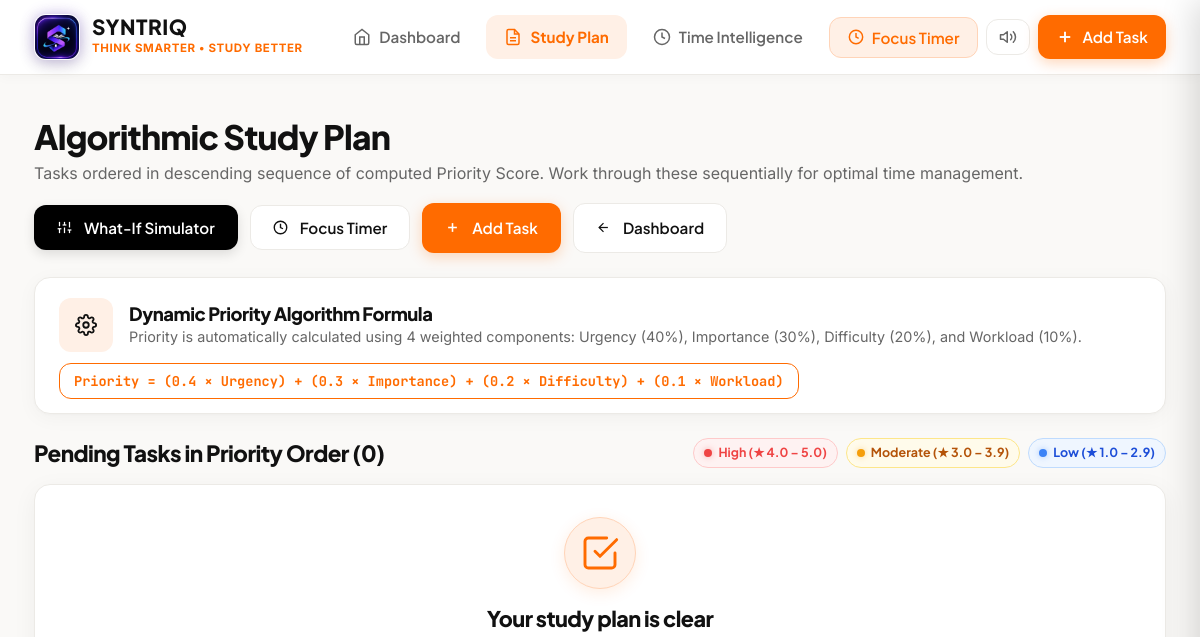
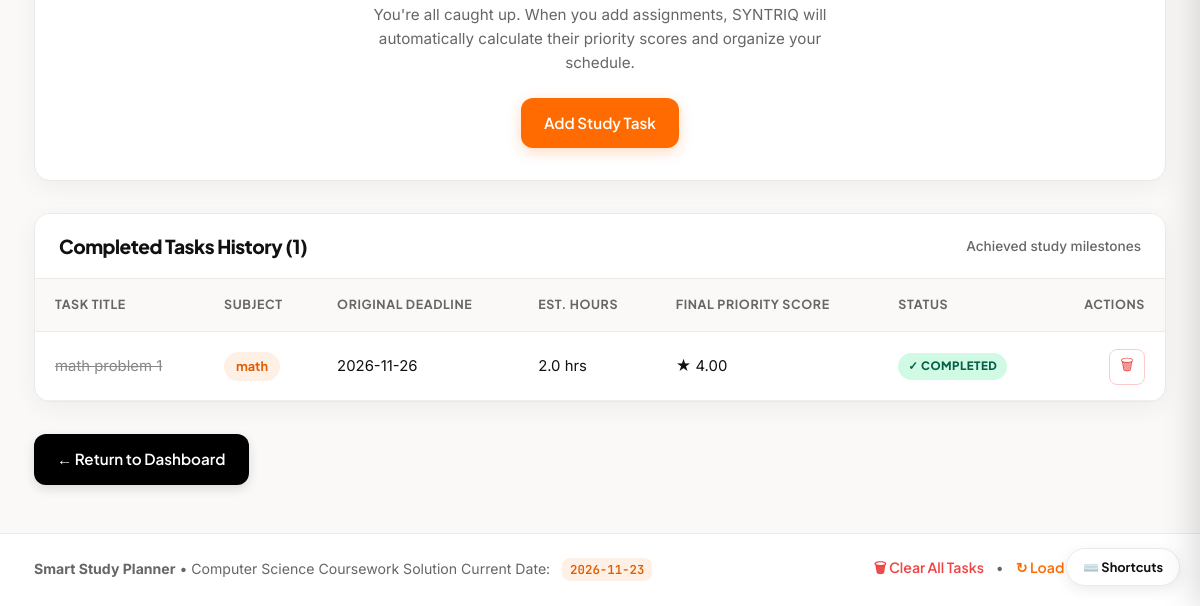
Before: /study-plan with the older database file (2 pictures, top to bottom).
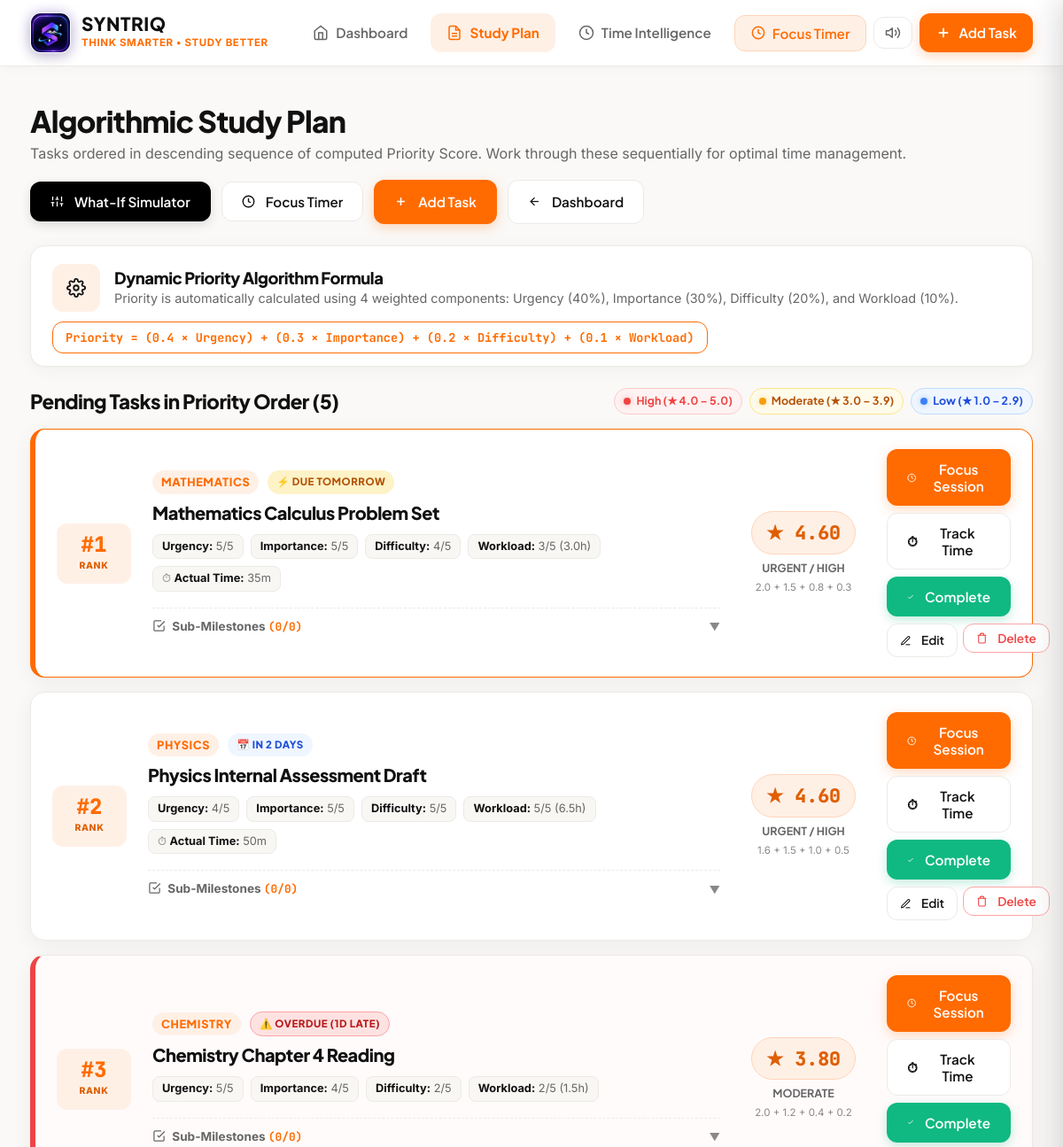
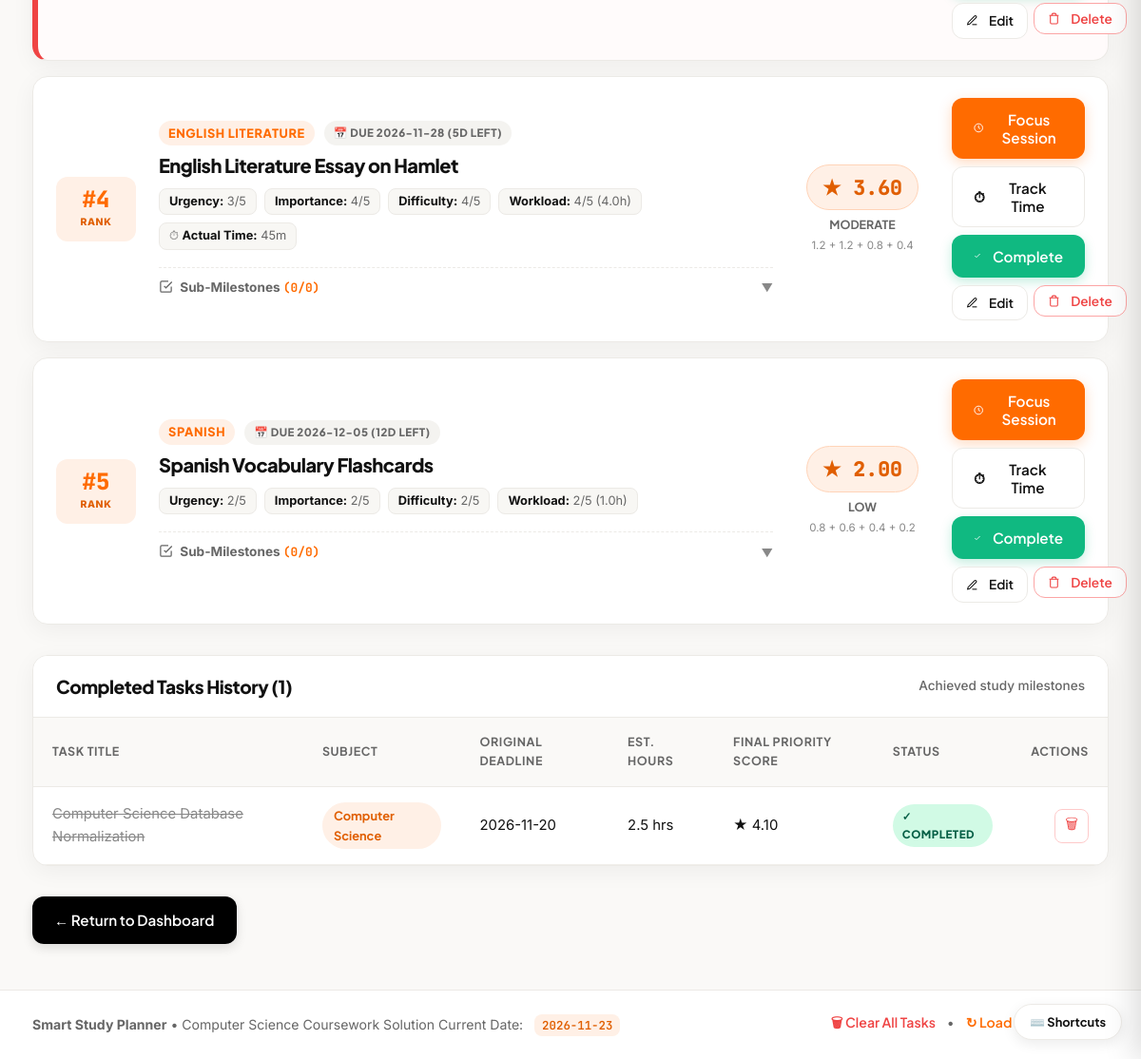
After: the same page with the newer database file (2 pictures, top to bottom).
### tables this page shows
CREATE TABLE "Tasks" (
                        Task_ID INTEGER PRIMARY KEY AUTOINCREMENT,
                        Task_Title TEXT NOT NULL,
                        Task_Subject TEXT NOT NULL,
                        Task_Deadline TEXT NOT NULL,
                        Task_Difficulty INTEGER NOT NULL CHECK (Task_Difficulty BETWEEN 1 AND 5),
                        Task_Importance INTEGER NOT NULL CHECK (Task_Importance BETWEEN 1 AND 5),
                        Estimated_Hours REAL DEFAULT NULL,
                        Target_Hours REAL DEFAULT NULL,
                        Total_Tracked_Seconds INTEGER NOT NULL DEFAULT 0,
                        Priority_Score REAL NOT NULL,
                        Task_Status TEXT NOT NULL DEFAULT 'Pending' CHECK (Task_Status IN ('Pending', 'Completed')),
                        First_Tracked_At TEXT DEFAULT NULL,
                        Completed_At TEXT DEFAULT NULL
                    );

### app.py (the view)
@app.route("/study-plan")
def study_plan():
    tasks = database.get_study_plan(get_db())
    completed_tasks = database.get_completed_tasks(get_db())
    return render_template(
        "study_plan.html",
        tasks=tasks,
        completed_tasks=completed_tasks
    )

### app.py (called while the page is built)
def get_db():
    return app.config.get("DB_FILE", DB_FILE)

@app.context_processor
def inject_today():
    today = date.today()
    try:
        active_session = database.get_active_session(get_db())
    except Exception:
        active_session = None
    return {
        "current_date": today,
        "active_session": active_session
    }

### database.py (called while the page is built)
def format_duration(seconds: Union[int, float, None]) -> str:
    if not seconds or seconds <= 0:
        return "0m"
    sec_int = int(seconds)
    m, s = divmod(sec_int, 60)
    h, m = divmod(m, 60)
    if h > 0:
        return f"{h}h {m}m" if m > 0 else f"{h}h"
    if m > 0:
        return f"{m}m {s}s" if s > 0 else f"{m}m"
    return f"{s}s"

def get_db_connection(db_path: str = DEFAULT_DB_PATH) -> sqlite3.Connection:
    conn = sqlite3.connect(db_path)
    conn.row_factory = sqlite3.Row
    conn.execute("PRAGMA foreign_keys = ON")
    return conn

### priority_calculator.py (called while the page is built)
def is_overdue(deadline: Union[str, date], current_date: date = None) -> bool:
    if current_date is None:
        current_date = date.today()
    deadline_date = parse_date(deadline)
    return deadline_date < current_date

### templates/study_plan.html (shortened to what the changed rows need)
{% extends "base.html" %}
{% block content %}
<div class="study-plan-page">
    <div class="page-header">
        <div class="header-intro">
            <h1 class="page-title">Algorithmic Study Plan</h1>
        </div>
    </div>
    <div class="prioritized-section">
        <div class="section-title-bar">
            <h2>Pending Tasks in Priority Order ({{ tasks|length }})</h2>
            <div class="priority-legend">
                <span class="legend-chip legend-high" title="Priority score 4.0 to 5.0">
                </span>
                <span class="legend-chip legend-mod" title="Priority score 3.0 to 3.9">
                </span>
                <span class="legend-chip legend-low" title="Priority score 1.0 to 2.9">
                </span>
            </div>
        </div>
        {% if tasks %}
        <div class="priority-list">
            {% for task in tasks %}
            <div class="priority-card {% if task.is_overdue %}card-overdue{% elif loop.index == 1 %}card-top-priority{% endif %}" style="--stagger: {{ loop.index0 }};">
                <div class="rank-col">
                    <span class="rank-number">#{{ loop.index }}</span>
                    <span class="rank-label">Rank</span>
                </div>
                <div class="task-details-col">
                    <div class="task-header-line">
                        <span class="subject-badge">{{ task.Task_Subject }}</span>
                        {% if task.is_overdue %}
                            <span class="badge badge-overdue">⚠️ OVERDUE ({{ task.days_remaining|abs }}d late)</span>
                        {% elif task.days_remaining == 0 %}
                            <span class="badge badge-urgent">🔥 DUE TODAY</span>
                        {% elif task.days_remaining == 1 %}
                            <span class="badge badge-warning">⚡ DUE TOMORROW</span>
                        {% elif task.days_remaining <= 3 %}
                            <span class="badge badge-info">📅 In {{ task.days_remaining }} days</span>
                        {% else %}
                            <span class="badge badge-neutral">📅 Due {{ task.Task_Deadline }} ({{ task.days_remaining }}d left)</span>
                        {% endif %}
                    </div>
                    <h3 class="task-heading">{{ task.Task_Title }}</h3>
                    <div class="factors-row">
                        <span class="factor-tag" title="Urgency based on days remaining">
                            <strong>Urgency:</strong> {{ task.urgency }}/5
                        </span>
                        <span class="factor-tag" title="Importance assigned by student">
                            <strong>Importance:</strong> {{ task.Task_Importance }}/5
                        </span>
                        <span class="factor-tag" title="Difficulty level">
                            <strong>Difficulty:</strong> {{ task.Task_Difficulty }}/5
                        </span>
                        <span class="factor-tag" title="Workload factor">
                            <strong>Workload:</strong> {{ task.workload }}/5 {% if task.Estimated_Hours %}({{ task.Estimated_Hours }}h){% else %}(Standard){% endif %}
                        </span>
                        {% if task.total_tracked_seconds > 0 %}
                        <span class="factor-tag tag-tracked" title="Verified real-time focus duration tracked for this task">
                            ⏱ <strong>Actual Time:</strong> {{ task.tracked_time_formatted }}
                        </span>
                        {% endif %}
                    </div>
                    <div class="subtasks-container">
                        <div class="subtasks-header" onclick="toggleSubtasksView({{ task.Task_ID }});">
                            <span class="subtasks-title">
                                <svg width="15" height="15" viewBox="0 0 24 24" fill="none" stroke="currentColor" stroke-width="2" style="vertical-align: -2px; margin-right: 4px;"><path d="M9 11l3 3L22 4"></path><path d="M21 12v7a2 2 0 0 1-2 2H5a2 2 0 0 1-2-2V5a2 2 0 0 1 2-2h11"></path></svg>
                                Sub-Milestones
                                <span class="subtask-counter" id="subtaskCounter-{{ task.Task_ID }}">
                                    ({{ task.subtasks|selectattr('Is_Completed')|list|length }}/{{ task.subtasks|length }})
                                </span>
                            </span>
                            <span class="subtasks-toggle-arrow" id="subtaskArrow-{{ task.Task_ID }}">▼</span>
                        </div>
                    </div>
                </div>
                <div class="score-col">
                    <span class="score-badge {{ task.badge_class }}">
                        ★ {{ "%.2f"|format(task.Priority_Score) }}
                    </span>
                    <span class="score-label">{{ task.priority_category }}</span>
                    <small class="score-math text-muted">
                        {{ "%.1f"|format(0.4 * task.urgency) }} + {{ "%.1f"|format(0.3 * task.Task_Importance) }} + {{ "%.1f"|format(0.2 * task.Task_Difficulty) }} + {{ "%.1f"|format(0.1 * task.workload) }}
                    </small>
                </div>
                <div class="actions-col">
                    <button type="button" class="btn btn-primary btn-block pomo-task-btn" onclick="openPomodoroForTask('{{ task.Task_Title|replace("'", "\\'") }}', '{{ task.Task_Subject|replace("'", "\\'") }}', {{ task.Task_ID }});" title="Start Focus Session">
                        <svg width="15" height="15" viewBox="0 0 24 24" fill="none" stroke="currentColor" stroke-width="2.2" style="vertical-align: -2px; margin-right: 4px;"><circle cx="12" cy="12" r="10"></circle><polyline points="12 6 12 12 16 14"></polyline></svg>
                        Focus Session
                    </button>
                    <button type="button" class="btn btn-outline btn-block track-task-btn track-btn-{{ task.Task_ID }}" onclick="toggleTimeTracking({{ task.Task_ID }});" title="Start / Stop Live Time Tracking">
                        ⏱ <span class="track-btn-text">Track Time</span>
                    </button>
                    <form action="{{ url_for('complete_task', task_id=task.Task_ID) }}" method="POST" onsubmit="triggerConfetti();">
                        <button type="submit" class="btn btn-success btn-block" title="Mark as Completed">
                            <svg width="14" height="14" viewBox="0 0 24 24" fill="none" stroke="currentColor" stroke-width="2.5" style="vertical-align: -2px; margin-right: 4px;"><polyline points="20 6 9 17 4 12"></polyline></svg>
                            Complete
                        </button>
                    </form>
                    <div class="secondary-actions">
                        <a href="{{ url_for('edit_task', task_id=task.Task_ID) }}" class="btn btn-sm btn-outline" title="Edit Task Details">
                            <svg width="13" height="13" viewBox="0 0 24 24" fill="none" stroke="currentColor" stroke-width="2" style="vertical-align: -1px; margin-right: 3px;"><path d="M12 20h9"></path><path d="M16.5 3.5a2.121 2.121 0 0 1 3 3L7 19l-4 1 1-4L16.5 3.5z"></path></svg>
                            Edit
                        </a>
                        <form action="{{ url_for('delete_task', task_id=task.Task_ID) }}" method="POST" onsubmit="return confirm('Delete \'{{ task.Task_Title|replace('\'', '\\\'') }}\'?');">
                            <button type="submit" class="btn btn-sm btn-outline-danger" title="Delete Task">
                                <svg width="13" height="13" viewBox="0 0 24 24" fill="none" stroke="currentColor" stroke-width="2" style="vertical-align: -1px; margin-right: 3px;"><polyline points="3 6 5 6 21 6"></polyline><path d="M19 6v14a2 2 0 0 1-2 2H7a2 2 0 0 1-2-2V6m3 0V4a2 2 0 0 1 2-2h4a2 2 0 0 1 2 2v2"></path></svg>
                                Delete
                            </button>
                        </form>
                    </div>
                </div>
            </div>
            {% endfor %}
        </div>
        {% else %}
        <div class="card empty-card">
            <div class="empty-state empty-state-compact">
                <div class="empty-state-icon-wrap">
                    <svg width="40" height="40" viewBox="0 0 24 24" fill="none" stroke="var(--primary)" stroke-width="1.75" stroke-linecap="round" stroke-linejoin="round">
                        <path d="M9 11l3 3L22 4"></path>
                        <path d="M21 12v7a2 2 0 0 1-2 2H5a2 2 0 0 1-2-2V5a2 2 0 0 1 2-2h11"></path>
                    </svg>
                </div>
                <h3>Your study plan is clear</h3>
                <p>You're all caught up. When you add assignments, SYNTRIQ will automatically calculate their priority scores and organize your schedule.</p>
                <a href="{{ url_for('add_task') }}" class="btn btn-primary">Add Study Task</a>
            </div>
        </div>
        {% endif %}
    </div>
    {% if completed_tasks %}
    <div class="card completed-section mt-4">
        <div class="card-body p-0">
            <div class="table-responsive">
                <table class="data-table">
                    <thead>
                        <tr>
                            <th>Task Title</th>
                            <th>Subject</th>
                            <th>Original Deadline</th>
                            <th>Est. Hours</th>
                            <th>Final Priority Score</th>
                            <th>Status</th>
                            <th style="text-align: right;">Actions</th>
                        </tr>
                    </thead>
                    <tbody>
                        {% for task in completed_tasks %}
                        <tr style="--stagger: {{ loop.index0 }};">
                            <td data-label="Task Title"><span class="task-completed-strikethrough">{{ task.Task_Title }}</span></td>
                            <td data-label="Subject"><span class="subject-tag">{{ task.Task_Subject }}</span></td>
                            <td data-label="Original Deadline">{{ task.Task_Deadline }}</td>
                            <td data-label="Est. Hours">{{ task.Estimated_Hours }} hrs</td>
                            <td data-label="Final Priority Score">★ {{ "%.2f"|format(task.Priority_Score) }}</td>
                            <td data-label="Status"><span class="badge badge-success">✓ Completed</span></td>
                            <td data-label="Actions" style="text-align: right;">
                                <form action="{{ url_for('delete_task', task_id=task.Task_ID) }}" method="POST" style="display:inline;" onsubmit="return confirm('Permanently delete this completed record?');">
                                    <button type="submit" class="btn-action btn-delete" title="Delete">🗑</button>
                                </form>
                            </td>
                        </tr>
                        {% endfor %}
                    </tbody>
                </table>
            </div>
        </div>
    </div>
    {% endif %}
</div>
{% endblock %}

Changed rows visible on the page:
removed Tasks: Task_Title "math problem 1", Task_Subject "math", Task_Deadline "2026-11-26", Estimated_Hours "2.0", Priority_Score "4.00", shown under "Completed Tasks History (1)"
added Tasks: Task_Subject "MATHEMATICS", shows "⚡ DUE TOMORROW", Task_Title "Mathematics Calculus Problem Set", urgency "5", Task_Importance "5", Task_Difficulty "4", workload "3", Estimated_Hours "3.0", tracked_time_formatted "35m", subtasks|selectattr "0", subtasks|length "0", Priority_Score "4.60", priority_category "URGENT / HIGH", urgency "2.0", 0.3*task.Task_Importance "1.5", 0.2*task.Task_Difficulty "0.8", workload "0.3", shown under "Pending Tasks in Priority Order (5)"
added Tasks: Task_Subject "PHYSICS", days_remaining "2", Task_Title "Physics Internal Assessment Draft", urgency "4", Task_Importance "5", Task_Difficulty "5", workload "5", Estimated_Hours "6.5", tracked_time_formatted "50m", subtasks|selectattr "0", subtasks|length "0", Priority_Score "4.60", priority_category "URGENT / HIGH", urgency "1.6", 0.3*task.Task_Importance "1.5", 0.2*task.Task_Difficulty "1.0", workload "0.5", shown under "Pending Tasks in Priority Order (5)"
added Tasks: Task_Subject "CHEMISTRY", days_remaining|abs "1", Task_Title "Chemistry Chapter 4 Reading", urgency "5", Task_Importance "4", Task_Difficulty "2", workload "2", Estimated_Hours "1.5", subtasks|selectattr "0", subtasks|length "0", Priority_Score "3.80", priority_category "MODERATE", urgency "2.0", 0.3*task.Task_Importance "1.2", 0.2*task.Task_Difficulty "0.4", workload "0.2", shown under "Pending Tasks in Priority Order (5)"
added Tasks: Task_Subject "ENGLISH LITERATURE", Task_Deadline "2026-11-28", days_remaining "5", Task_Title "English Literature Essay on Hamlet", urgency "3", Task_Importance "4", Task_Difficulty "4", workload "4", Estimated_Hours "4.0", tracked_time_formatted "45m", subtasks|selectattr "0", subtasks|length "0", Priority_Score "3.60", priority_category "MODERATE", urgency "1.2", 0.3*task.Task_Importance "1.2", 0.2*task.Task_Difficulty "0.8", workload "0.4", shown under "Pending Tasks in Priority Order (5)"
added Tasks: Task_Subject "SPANISH", Task_Deadline "2026-12-05", days_remaining "12", Task_Title "Spanish Vocabulary Flashcards", urgency "2", Task_Importance "2", Task_Difficulty "2", workload "2", Estimated_Hours "1.0", subtasks|selectattr "0", subtasks|length "0", Priority_Score "2.00", priority_category "LOW", urgency "0.8", 0.3*task.Task_Importance "0.6", 0.2*task.Task_Difficulty "0.4", workload "0.2", shown under "Pending Tasks in Priority Order (5)"
added Tasks: Task_Title "Computer Science Database Normalization", Task_Subject "Computer Science", Task_Deadline "2026-11-20", Estimated_Hours "2.5", Priority_Score "4.10", shown under "Completed Tasks History (1)"
Other visible differences:
{{ tasks|length }}: "0" → "5"
text no longer shown: "Your study plan is clear You're all caught up. When you add assignments, SYNTRIQ will automatically calculate their priority scores and organize your schedule. Add Study Task"
